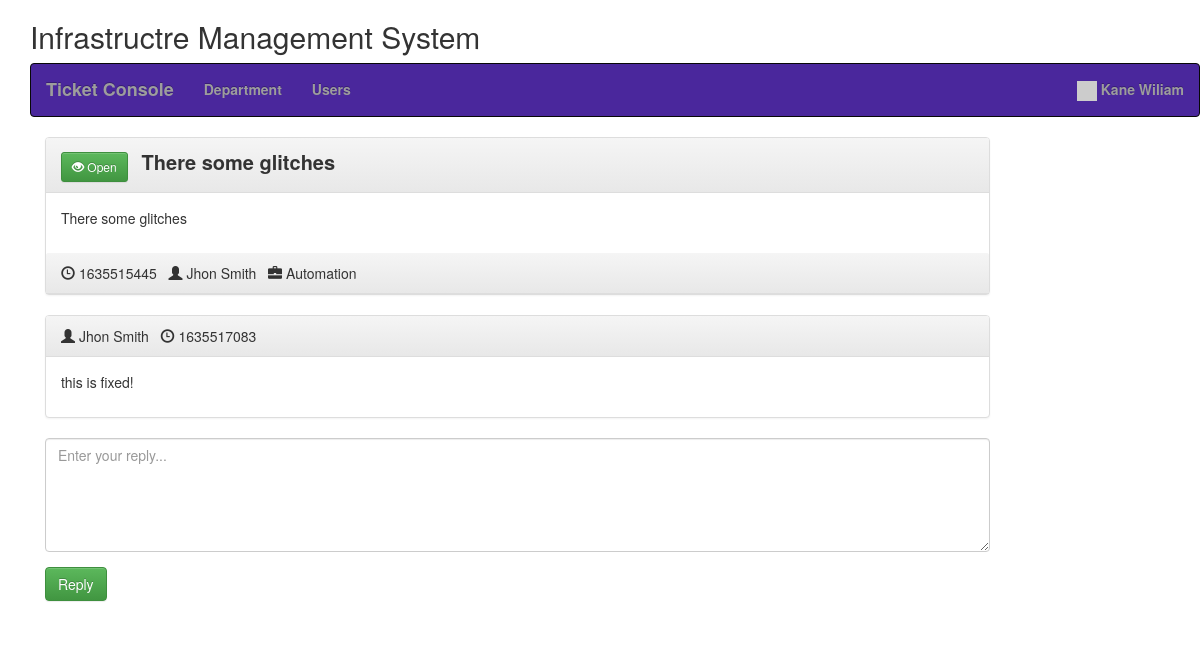
/view_ticket.php?id=617bfc35a93af (signed in), run on the app's committed database.
### tables this page shows
CREATE TABLE `users` (
  `id` int(11) NOT NULL,
  `email` varchar(250) NOT NULL,
  `password` varchar(250) NOT NULL,
  `create_date` datetime NOT NULL DEFAULT current_timestamp(),
  `name` varchar(250) NOT NULL,
  `user_type` enum('admin','user') NOT NULL,
  `status` int(11) NOT NULL
);

CREATE TABLE `tickets` (
  `id` int(11) NOT NULL,
  `uniqid` varchar(20) NOT NULL,
  `user` int(11) NOT NULL,
  `title` varchar(250) NOT NULL,
  `init_msg` text NOT NULL,
  `department` int(11) NOT NULL,
  `date` varchar(250) NOT NULL,
  `last_reply` int(11) NOT NULL,
  `user_read` int(11) NOT NULL,
  `admin_read` int(11) NOT NULL,
  `resolved` int(11) NOT NULL
);

CREATE TABLE `departments` (
  `id` int(11) NOT NULL,
  `name` varchar(250) NOT NULL,
  `status` int(11) NOT NULL DEFAULT 1
);

CREATE TABLE `ticket_replies` (
  `id` int(11) NOT NULL,
  `user` int(11) NOT NULL,
  `text` text NOT NULL,
  `ticket_id` text NOT NULL,
  `date` varchar(20) NOT NULL
);

### class/Database.php (called while the page is built)
<?php
class Database {
    public function dbConnect() {
        static $DBH = null;
        if (is_null($DBH)) {
			$connection = new mysqli(HOST, USER, PASSWORD, DATABASE);
			if($connection->connect_error){
				die("Error failed to connect to MySQL: " . $connection->connect_error);
			} else {
				$DBH = $connection;
			}
        }
        return $DBH;
    }
}

### init.php (called while the page is built, shortened)
<?php
require 'class/Database.php';
require 'class/Users.php';
require 'class/Tickets.php';
$users = new Users;
$tickets = new Tickets;
?>

### class/Users.php (called while the page is built, shortened)
<?php
class Users extends Database {
	private $userTable = 'users';
	private $dbConnect = false;
	public function __construct(){
        $this->dbConnect = $this->dbConnect();
    }
	public function getUserInfo() {
		if(!empty($_SESSION["userid"])) {
			$sqlQuery = "SELECT * FROM ".$this->userTable."
				WHERE id ='".$_SESSION["userid"]."'";
			$result = mysqli_query($this->dbConnect, $sqlQuery);
			$userDetails = mysqli_fetch_assoc($result);
			return $userDetails;
		}
	}
}

### class/Tickets.php (called while the page is built, shortened)
<?php
class Tickets extends Database {
    private $ticketTable = 'tickets';
	private $ticketRepliesTable = 'ticket_replies';
	private $dbConnect = false;
	public function __construct(){
        $this->dbConnect = $this->dbConnect();
    }
    public function ticketInfo($id) {
		$sqlQuery = "SELECT t.id, t.uniqid, t.title, t.user, t.init_msg as message, t.date, t.last_reply, t.resolved, u.name as creater, d.name as department
			FROM ".$this->ticketTable." t
			LEFT JOIN users u ON t.user = u.id
			LEFT JOIN departments d ON t.department = d.id
			WHERE t.uniqid = '".$id."'";
		$result = mysqli_query($this->dbConnect, $sqlQuery);
        $tickets = mysqli_fetch_assoc($result);
        return $tickets;
    }
	public function getTicketReplies($id) {
		$sqlQuery = "SELECT r.id, r.text as message, r.date, u.name as creater, d.name as department, u.user_type
			FROM ".$this->ticketRepliesTable." r
			LEFT JOIN ".$this->ticketTable." t ON r.ticket_id = t.id
			LEFT JOIN users u ON r.user = u.id
			LEFT JOIN departments d ON t.department = d.id
			WHERE r.ticket_id = '".$id."'";
		$result = mysqli_query($this->dbConnect, $sqlQuery);
       	$data= array();
		while ($row = mysqli_fetch_array($result, MYSQLI_ASSOC)) {
			$data[]=$row;
		}
        return $data;
    }
	public function updateTicketReadStatus($ticketId) {
		$updateField = '';
		if(isset($_SESSION["admin"])) {
			$updateField = "admin_read = '1'";
		} else {
			$updateField = "user_read = '1'";
		}
		$updateTicket = "UPDATE ".$this->ticketTable."
			SET $updateField
			WHERE id = '".$ticketId."'";
		mysqli_query($this->dbConnect, $updateTicket);
	}
}

### view_ticket.php (the view, shortened to what this page needs)
<?php
include 'init.php';
include('inc/header.php');
$ticketDetails = $tickets->ticketInfo($_GET['id']);
$ticketReplies = $tickets->getTicketReplies($ticketDetails['id']);
$user = $users->getUserInfo();
?>
<link rel="stylesheet" href="css/style.css" />
<?php include('inc/container.php');?>
<div class="container">
	<div class="row home-sections">
	<h2>Infrastructre Management System</h2>
	<?php include('menus.php'); ?>
	</div>
	<section class="comment-list">
		<article class="row">
			<div class="col-md-10 col-sm-10">
				<div class="panel panel-default arrow left">
					<div class="panel-heading right">
					<?php if($ticketDetails['resolved']) { ?>
					<button type="button" class="btn btn-danger btn-sm">
					  <span class="glyphicon glyphicon-eye-close"></span> Closed
					</button>
					<?php } else { ?>
					<button type="button" class="btn btn-success btn-sm">
					  <span class="glyphicon glyphicon-eye-open"></span> Open
					</button>
					<?php } ?>
					<span class="ticket-title"><?php echo $ticketDetails['title']; ?></span>
					</div>
					<div class="panel-body">
						<div class="comment-post">
						<p>
						<?php echo $ticketDetails['message']; ?>
						</p>
						</div>
					</div>
					<div class="panel-heading right">
						<span class="glyphicon glyphicon-time"></span> <time class="comment-date" datetime="16-12-2014 01:05"><i class="fa fa-clock-o"></i> <?php echo $ticketDetails['date']; ?></time>
						&nbsp;&nbsp;<span class="glyphicon glyphicon-user"></span> <?php echo $ticketDetails['creater']; ?>
						&nbsp;&nbsp;<span class="glyphicon glyphicon-briefcase"></span> <?php echo $ticketDetails['department']; ?>
					</div>
				</div>
			</div>
		</article>
		<?php foreach ($ticketReplies as $replies) { ?>
			<article class="row">
				<div class="col-md-10 col-sm-10">
					<div class="panel panel-default arrow right">
						<div class="panel-heading">
							<?php if($replies['user_type'] == 'admin') { ?>
								<span class="glyphicon glyphicon-user"></span> <?php echo $ticketDetails['department']; ?>
							<?php } else { ?>
								<span class="glyphicon glyphicon-user"></span> <?php echo $replies['creater']; ?>
							<?php } ?>
							&nbsp;&nbsp;<span class="glyphicon glyphicon-time"></span> <time class="comment-date" datetime="16-12-2014 01:05"><i class="fa fa-clock-o"></i> <?php echo $replies['date']; ?></time>
						</div>
						<div class="panel-body">
							<div class="comment-post">
							<p>
							<?php echo $replies['message']; ?>
							</p>
							</div>
						</div>
					</div>
				</div>
			</article>
		<?php } ?>
		<form method="post" id="ticketReply">
			<article class="row">
				<div class="col-md-10 col-sm-10">
					<div class="form-group">
						<textarea class="form-control" rows="5" id="message" name="message" placeholder="Enter your reply..." required></textarea>
					</div>
			</div>
			</article>
			<article class="row">
				<div class="col-md-10 col-sm-10">
					<div class="form-group">
						<input type="submit" name="reply" id="reply" class="btn btn-success" value="Reply" />
					</div>
				</div>
			</article>
		</form>
	</section>
</div>
<?php include('inc/footer.php');?>

### menus.php (shortened to what this page needs)
<nav class="navbar navbar-inverse" style="background:#4A279C;color:#f6f8f9;font-weight:bold;">
	<div class="container-fluid">
		<ul class="nav navbar-nav menus">
			<li id="ticket"><a href="ticket.php" class="navbar-brand">Ticket Console</a></li>
			<?php if(isset($_SESSION["admin"])) { ?>
				<li id="department"><a href="department.php" >Department</a></li>
				<li id="user"><a href="user.php" >Users</a></li>
			<?php } ?>
		</ul>
		<ul class="nav navbar-nav navbar-right">
			<li class="dropdown">
				<a href="#" class="dropdown-toggle" data-toggle="dropdown"><span class="label label-pill label-danger count"></span>
				<img src="//gravatar.com/avatar/<?php echo md5($user['email']); ?>?s=100" width="20px">&nbsp;<?php if(isset($_SESSION["userid"])) { echo $user['name']; } ?></a>
			</li>
		</ul>
	</div>
</nav>

### css/style.css (style rules this page uses)
.ticket-title { font-weight:bold; font-size:20px; margin-left:10px; }

### data on the page
users: name "Kane Wiliam"
tickets: title "There some glitches", init_msg "There some glitches", date "1635515445", users.name "Jhon Smith", departments.name "Automation"
ticket_replies: users.name "Jhon Smith", date "1635517083", text "this is fixed!"
